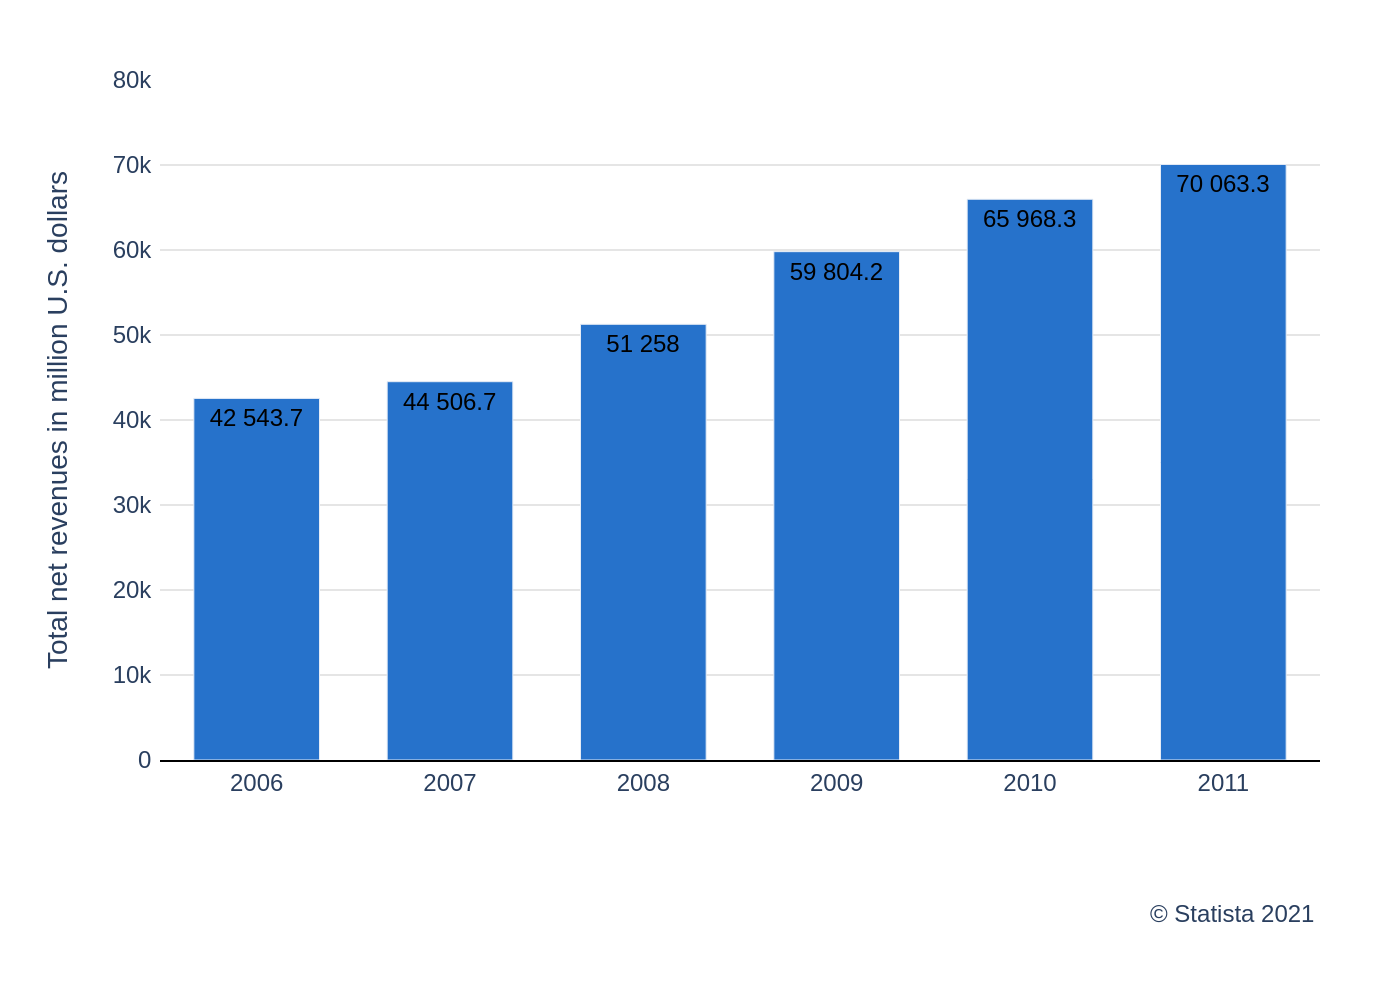

This figure's Python source:
import sys
import json
import pathlib
import plotly.graph_objects as go

if len(sys.argv) != 2:
    print("Usage: python script.py <json_file_path>")
    sys.exit(1)

json_file_path = sys.argv[1]

try:
    with open(json_file_path, 'r', encoding='utf-8') as f:
        chart_config = json.load(f)
except FileNotFoundError:
    print(f"Error: JSON file not found at {json_file_path}")
    sys.exit(1)
except json.JSONDecodeError:
    print(f"Error: Could not decode JSON from {json_file_path}")
    sys.exit(1)

chart_data = chart_config.get('chart_data', [])
texts = chart_config.get('texts', {})
colors = chart_config.get('colors', [])

categories = [item['category'] for item in chart_data]
values = [item['value'] for item in chart_data]
display_texts = [item['display_text'] for item in chart_data]

fig = go.Figure()

fig.add_trace(go.Bar(
    x=categories,
    y=values,
    text=display_texts,
    textposition='auto',
    insidetextanchor='end',
    marker_color=colors[0] if colors else None,
    textfont=dict(family="Arial", size=12, color='black'),
    hoverinfo='none'
))

fig.update_layout(
    font=dict(family="Arial"),
    title_text=texts.get('title'),
    yaxis_title_text=texts.get('y_axis_title'),
    xaxis_title_text=texts.get('x_axis_title'),
    plot_bgcolor='white',
    showlegend=False,
    bargap=0.35,
    margin=dict(l=80, r=40, t=40, b=120),
    yaxis=dict(
        range=[0, 80000],
        gridcolor='#E5E5E5',
        showline=False,
        zeroline=False,
        tickprefix=' ',
        ticksuffix=' '
    ),
    xaxis=dict(
        showline=True,
        linewidth=1,
        linecolor='black',
        tickfont=dict(size=12)
    ),
    annotations=[
        dict(
            text=texts.get('source'),
            showarrow=False,
            xref='paper',
            yref='paper',
            x=1.0,
            y=-0.2,
            xanchor='right',
            yanchor='top',
            align='right'
        )
    ]
)

# Set text position to be inside but right at the top of the bar
fig.update_traces(textposition='inside', insidetextanchor='end', textangle=0)


input_path = pathlib.Path(json_file_path)
output_filename = input_path.with_suffix('.png')

fig.write_image(str(output_filename), scale=2)

print(f"Chart saved to {output_filename}")
